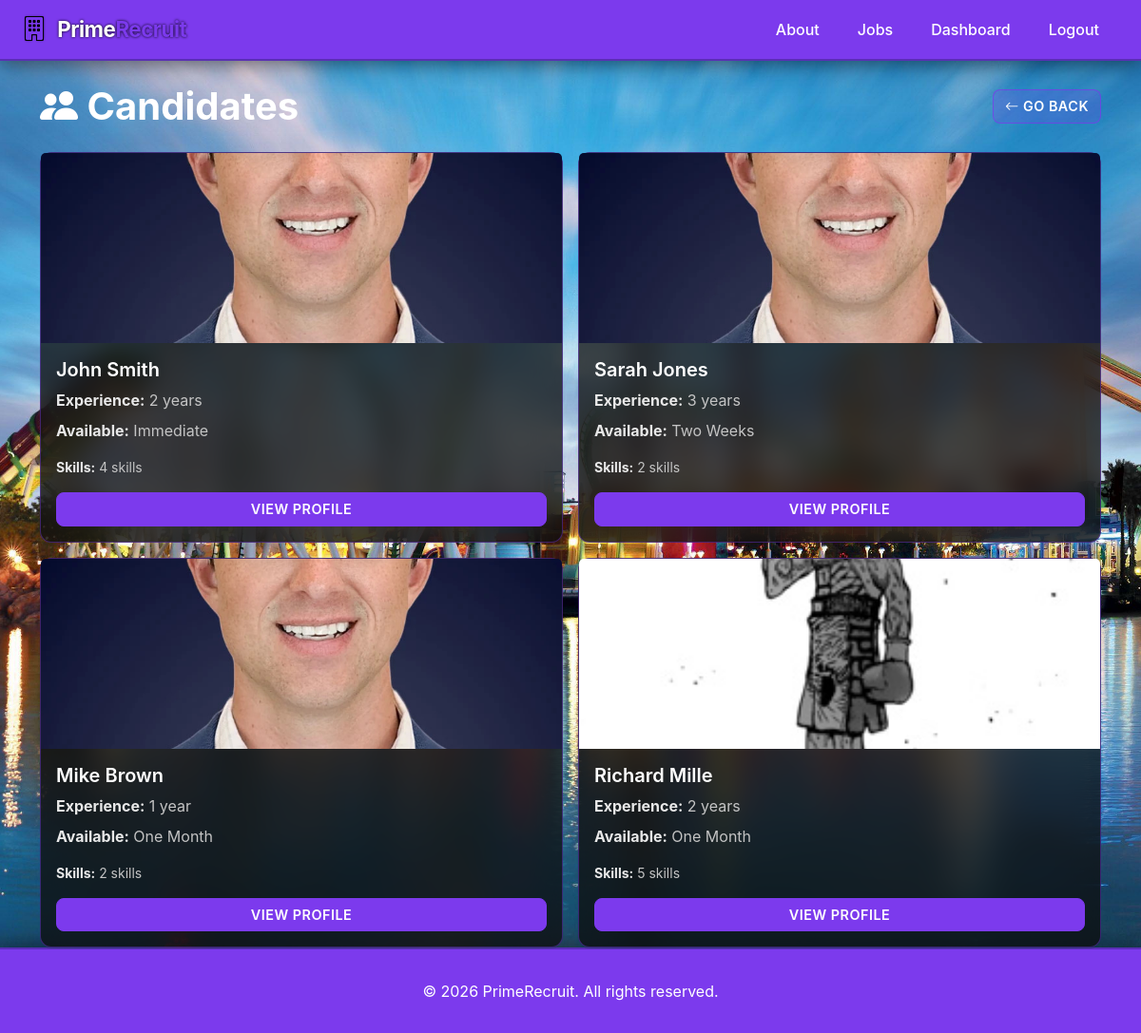
The app's page /candidates/ (signed in) with its own data.
### recruitment/models.py (models this page shows, shortened)
class Candidate(models.Model):
    AVAILABILITY_CHOICES = [
        ('immediate', 'Immediate'),
        ('two_weeks', 'Two Weeks'),
        ('one_month', 'One Month'),
    ]
    user = models.OneToOneField(User, on_delete=models.CASCADE)
    first_name = models.CharField(max_length=100)
    last_name = models.CharField(max_length=100)
    age = models.IntegerField(default=0, blank=True)
    experience_years = models.IntegerField(default=0)
    cv_summary = models.TextField()
    availability = models.CharField(
        max_length=20, choices=AVAILABILITY_CHOICES)
    skills = models.ManyToManyField(Skill, blank=True)
    profile_image = models.ImageField(upload_to='candidates/', null=True, blank=True)
    created_at = models.DateTimeField(auto_now_add=True)

### recruitment/views.py (the view)
# urls.py: path('candidates/', views.candidates_list, name='candidates_list'),
@login_required
def candidates_list(request):
    profile = get_profile(request.user)
    if not request.user.is_superuser and (not profile or profile.role not in ['recruiter', 'manager']):
        return render(request, 'recruitment/denied.html', status=403)
    candidates = Candidate.objects.all()
    return render(request, 'recruitment/candidates_list.html',
        {'candidates': candidates})

### recruitment/views.py (called while the page is built)
def get_profile(user):
    try:
        return UserProfile.objects.get(user=user)
    except UserProfile.DoesNotExist:
        return None

### recruitment/templates/recruitment/candidates_list.html
{% extends 'recruitment/base.html' %}
{% load static %}
{% block content %}
<div class="container mt-4">
    <div class="d-flex justify-content-between align-items-center mb-4">
        <h1 class="mb-0"><i class="bi bi-people-fill"></i> Candidates</h1>
        <a href="{% url 'home' %}" class="btn btn-outline-light">
            <i class="bi bi-arrow-left"></i> Go Back
        </a>
    </div>
    {% if candidates %}
        <div class="row g-3">
            {% for candidate in candidates %}
                <div class="col-md-6">
                    <div class="card h-100">
                        <img src="{% if candidate.profile_image %}{{ candidate.profile_image.url }}{% else %}{% static 'images/candidate_default.jpg' %}{% endif %}"
                             class="card-img-top" alt="{{ candidate.first_name }} {{ candidate.last_name }}"
                             style="height: 200px; object-fit: cover;">
                        <div class="card-body d-flex flex-column">
                            <h5 class="card-title">{{ candidate.first_name }} {{ candidate.last_name }}</h5>
                            <p class="text-muted mb-2">
                                <strong>Experience:</strong> {{ candidate.experience_years }} year{{ candidate.experience_years|pluralize }}
                            </p>
                            <p class="text-muted mb-3">
                                <strong>Available:</strong> {{ candidate.get_availability_display }}
                            </p>
                            <p class="text-muted small">
                                <strong>Skills:</strong>
                                {% if candidate.skills.all %}
                                    {{ candidate.skills.count }} skill{{ candidate.skills.count|pluralize }}
                                {% else %}
                                    None listed
                                {% endif %}
                            </p>
                            <div class="mt-auto">
                                <a href="{% url 'candidate_detail' candidate.pk %}" class="btn btn-primary w-100">View Profile</a>
                            </div>
                        </div>
                    </div>
                </div>
            {% endfor %}
        </div>
    {% else %}
        <p class="alert alert-info">No candidates found.</p>
    {% endif %}
</div>
{% endblock %}

### static/css/style.css (style rules this page uses)
* { margin: 0; padding: 0; box-sizing: border-box; }
body { background-image: url('../images/Wallpaper.jpg') !important; background-attachment: fixed !important; background-size: cover !important; background-position: center !important; background-repeat: no-repeat !important; color: #ffffff; font-family: -apple-system, BlinkMacSystemFont, 'Segoe UI', 'Roboto', 'Oxygen', 'Ubuntu', 'Cantarell', sans-serif; display: flex; flex-direction: column; min-height: 100vh; }
main, .container-fluid, .container { background: transparent !important; }
.card { background: rgba(13, 13, 13, 0.75) !important; border: 1px solid rgba(124, 58, 237, 0.4); border-radius: 12px; transition: all 0.3s ease; backdrop-filter: blur(15px); }
.card-title { color: #ffffff; font-weight: 600; }
.text-muted { color: #c4c4c4 !important; }
.card p, .card li, .card span:not(.badge):not(.badge-skill), .card label, .card small, .card strong, .card div:not(.badge):not(.feature-icon):not(.stat-number):not(.stat-label) { color: #e8e8e8; }
.card .text-muted, .job-card .text-muted, .stat-card .text-muted, .feature-card .text-muted, .image-card .text-muted { color: #c4c4c4 !important; }
.btn { border-radius: 8px; font-weight: 600; transition: all 0.3s ease; text-transform: uppercase; letter-spacing: 0.5px; font-size: 0.9rem; }
.btn-primary { background: #7c3aed !important; border: 1px solid #7c3aed !important; color: #ffffff !important; }
.btn-outline-light { color: #ffffff !important; border: 1px solid rgba(124, 58, 237, 0.7) !important; transition: all 0.3s ease; background: rgba(124, 58, 237, 0.2) !important; }
h1, h2, h3, h4, h5, h6 { color: #ffffff; font-weight: 700; }
a { color: #7c3aed; text-decoration: none; transition: all 0.3s ease; }

### records on screen
Candidate: first_name "John", last_name "Smith", experience_years "2", availability "Immediate", skills.count "4"
Candidate: first_name "Sarah", last_name "Jones", experience_years "3", availability "Two Weeks", skills.count "2"
Candidate: first_name "Mike", last_name "Brown", experience_years "1", availability "One Month", skills.count "2"
Candidate: profile_image (picture), first_name "Richard", last_name "Mille", experience_years "2", availability "One Month", skills.count "5"
